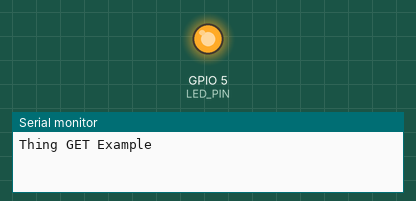
Bench run of a sketch on a simulated ESP8266 (NodeMCU). On the bench: output pins drawn as LEDs (lit = HIGH), the last lines printed to the serial monitor. WiFi joins after 1.5 s; servers stay silent unless stated; uploads are accepted with an empty reply.

Above: at 0.4 s.
At 1.9 s:
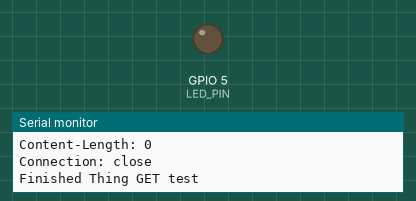
Timing chart, 0 to 3.4 s (numbered marks = the images above):
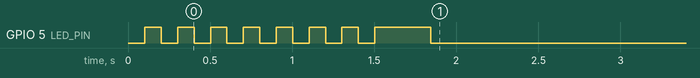

Measured:
- by itself, GPIO 5 (LED_PIN): goes 6 × (LOW 0.10 s, HIGH 0.10 s), LOW 0.10 s, HIGH 0.34 s, then LOW

The sketch:

TestGetPage.ino
```cpp
#include <ESP8266WiFi.h>
#include <WiFiClient.h>

// WiFi information
const char WIFI_SSID[] = "IOT";
const char WIFI_PSK[] = "20ElCapitan14";

// Remote site information
const char http_site[] = "www.example.com";
const int http_port = 80;

// Pin definitions
const int LED_PIN = 5;

// Global variables
WiFiClient client;

void setup() {

  // Set up serial console to read web page
  Serial.begin(9600);
  Serial.print("Thing GET Example");

  // Set up LED for debugging
  pinMode(LED_PIN, OUTPUT);

  // Connect to WiFi
  connectWiFi();

  // Attempt to connect to website
  if ( !getPage() ) {
    Serial.println("GET request failed");
  }
}

void loop() {

  // If there are incoming bytes, print them
  if ( client.available() ) {
    char c = client.read();
    Serial.print(c);
  }

  // If the server has disconnected, stop the client and WiFi
  if ( !client.connected() ) {
    Serial.println();

    // Close socket and wait for disconnect from WiFi
    client.stop();
    if ( WiFi.status() != WL_DISCONNECTED ) {
      WiFi.disconnect();
    }

    // Turn off LED
    digitalWrite(LED_PIN, LOW);

    // Do nothing
    Serial.println("Finished Thing GET test");
    while(true){
      delay(1000);
    }
  }
}

// Attempt to connect to WiFi
void connectWiFi() {

  byte led_status = 0;

  // Set WiFi mode to station (client)
  WiFi.mode(WIFI_STA);

  // Initiate connection with SSID and PSK
  WiFi.begin(WIFI_SSID, WIFI_PSK);

  // Blink LED while we wait for WiFi connection
  while ( WiFi.status() != WL_CONNECTED ) {
    digitalWrite(LED_PIN, led_status);
    led_status ^= 0x01;
    delay(100);
  }

  // Turn LED on when we are connected
  digitalWrite(LED_PIN, HIGH);
}

// Perform an HTTP GET request to a remote page
bool getPage() {

  // Attempt to make a connection to the remote server
  if ( !client.connect(http_site, http_port) ) {
    return false;
  }

  // Make an HTTP GET request
  client.println("GET /index.html HTTP/1.1");
  client.print("Host: ");
  client.println(http_site);
  client.println("Connection: close");
  client.println();

  return true;
}
```
